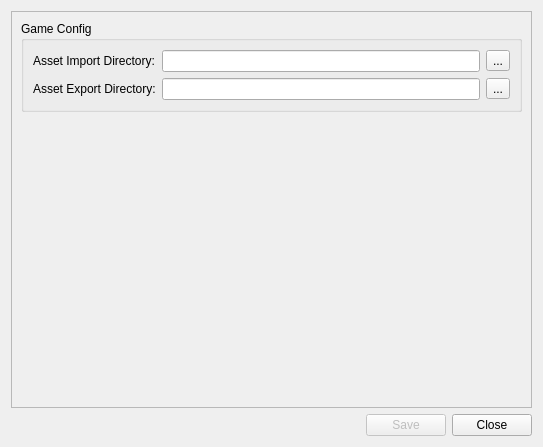
<?xml version="1.0" encoding="UTF-8"?>
<ui version="4.0">
 <class>Settings</class>
 <widget class="QDialog" name="Settings">
  <property name="geometry">
   <rect>
    <x>0</x>
    <y>0</y>
    <width>543</width>
    <height>447</height>
   </rect>
  </property>
  <property name="windowTitle">
   <string>Settings</string>
  </property>
  <layout class="QVBoxLayout" name="verticalLayout">
   <item>
    <widget class="QScrollArea" name="scrollArea">
     <property name="widgetResizable">
      <bool>true</bool>
     </property>
     <widget class="QWidget" name="scrollAreaWidgetContents">
      <property name="geometry">
       <rect>
        <x>0</x>
        <y>0</y>
        <width>523</width>
        <height>395</height>
       </rect>
      </property>
      <layout class="QVBoxLayout" name="verticalLayout_2">
       <item>
        <widget class="QGroupBox" name="gameConfig">
         <property name="title">
          <string>Game Config</string>
         </property>
         <layout class="QFormLayout" name="formLayout">
          <item row="0" column="0">
           <widget class="QLabel" name="label">
            <property name="text">
             <string>Asset Import Directory:</string>
            </property>
           </widget>
          </item>
          <item row="0" column="1">
           <layout class="QHBoxLayout" name="horizontalLayout_2">
            <item>
             <widget class="QLineEdit" name="lineEdit_assetImportDirectory">
              <property name="readOnly">
               <bool>true</bool>
              </property>
             </widget>
            </item>
            <item>
             <widget class="QToolButton" name="toolButton_assetImportDirectory">
              <property name="text">
               <string>...</string>
              </property>
             </widget>
            </item>
           </layout>
          </item>
          <item row="1" column="0">
           <widget class="QLabel" name="label_2">
            <property name="text">
             <string>Asset Export Directory:</string>
            </property>
           </widget>
          </item>
          <item row="1" column="1">
           <layout class="QHBoxLayout" name="horizontalLayout_3">
            <item>
             <widget class="QLineEdit" name="lineEdit_assetExportDirectory">
              <property name="readOnly">
               <bool>true</bool>
              </property>
             </widget>
            </item>
            <item>
             <widget class="QToolButton" name="toolButton_assetExportDirectory">
              <property name="text">
               <string>...</string>
              </property>
             </widget>
            </item>
           </layout>
          </item>
         </layout>
        </widget>
       </item>
       <item>
        <spacer name="verticalSpacer">
         <property name="orientation">
          <enum>Qt::Vertical</enum>
         </property>
         <property name="sizeHint" stdset="0">
          <size>
           <width>20</width>
           <height>40</height>
          </size>
         </property>
        </spacer>
       </item>
      </layout>
     </widget>
    </widget>
   </item>
   <item>
    <layout class="QHBoxLayout" name="horizontalLayout">
     <item>
      <spacer name="horizontalSpacer">
       <property name="orientation">
        <enum>Qt::Horizontal</enum>
       </property>
       <property name="sizeHint" stdset="0">
        <size>
         <width>40</width>
         <height>20</height>
        </size>
       </property>
      </spacer>
     </item>
     <item>
      <widget class="QPushButton" name="pushButton_save">
       <property name="enabled">
        <bool>false</bool>
       </property>
       <property name="sizePolicy">
        <sizepolicy hsizetype="Minimum" vsizetype="Minimum">
         <horstretch>0</horstretch>
         <verstretch>0</verstretch>
        </sizepolicy>
       </property>
       <property name="text">
        <string>Save</string>
       </property>
       <property name="flat">
        <bool>false</bool>
       </property>
      </widget>
     </item>
     <item>
      <widget class="QPushButton" name="pushButton_close">
       <property name="text">
        <string>Close</string>
       </property>
      </widget>
     </item>
    </layout>
   </item>
  </layout>
 </widget>
 <resources/>
 <connections/>
</ui>
